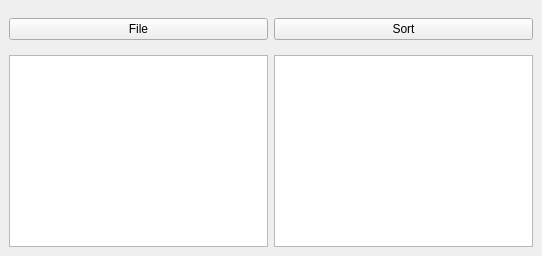
<?xml version="1.0" encoding="UTF-8"?>
<ui version="4.0">
 <class>var_fourteen</class>
 <widget class="QDockWidget" name="var_fourteen">
  <property name="geometry">
   <rect>
    <x>0</x>
    <y>0</y>
    <width>542</width>
    <height>256</height>
   </rect>
  </property>
  <property name="windowTitle">
   <string>DockWidget</string>
  </property>
  <widget class="QWidget" name="dockWidgetContents">
   <layout class="QGridLayout" name="gridLayout_3">
    <item row="0" column="0">
     <layout class="QGridLayout" name="gridLayout_4">
      <item row="0" column="0">
       <widget class="QSplitter" name="splitter">
        <property name="orientation">
         <enum>Qt::Horizontal</enum>
        </property>
        <widget class="QWidget" name="">
         <layout class="QGridLayout" name="gridLayout">
          <item row="0" column="1">
           <widget class="QPushButton" name="file_array">
            <property name="text">
             <string>File</string>
            </property>
           </widget>
          </item>
          <item row="0" column="2">
           <widget class="QPushButton" name="sort_button">
            <property name="text">
             <string>Sort</string>
            </property>
           </widget>
          </item>
         </layout>
        </widget>
       </widget>
      </item>
      <item row="1" column="0">
       <widget class="QSplitter" name="splitter_2">
        <property name="orientation">
         <enum>Qt::Horizontal</enum>
        </property>
        <widget class="QWidget" name="">
         <layout class="QGridLayout" name="gridLayout_2">
          <item row="0" column="0">
           <widget class="QTextBrowser" name="city_list_box"/>
          </item>
          <item row="0" column="1">
           <widget class="QTextBrowser" name="sorted_list"/>
          </item>
         </layout>
        </widget>
       </widget>
      </item>
     </layout>
    </item>
   </layout>
  </widget>
 </widget>
 <resources/>
 <connections/>
</ui>
